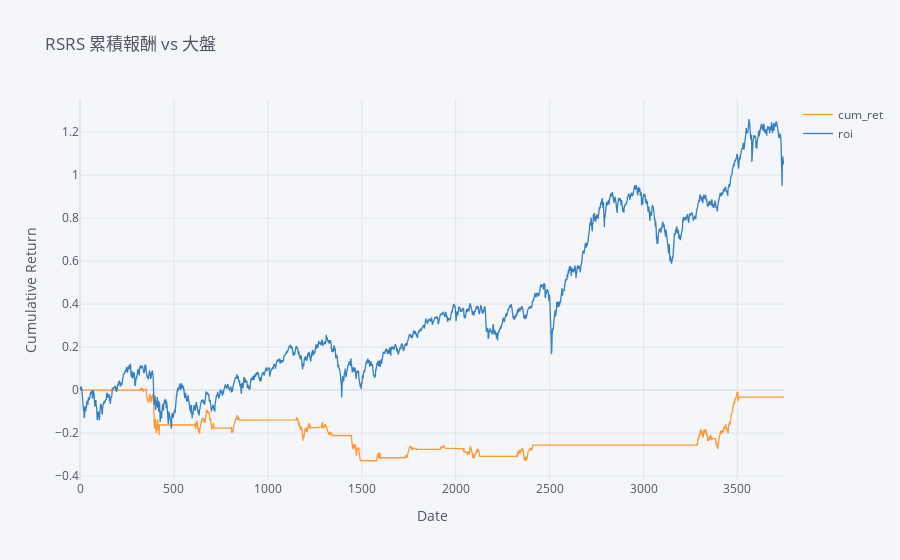

The code cell stored with this chart in its notebook:
### Code cell
df = twse
df = cal_ma_beta(df, n=18)

df['ret'] = df['close_d'].pct_change().fillna(0)
df['strategy_ret'] = df['ret'] * df['position'].shift(1).fillna(0)
df['net_asset_value'] = (1 + df['strategy_ret']).cumprod()

stats = calculate_statistics(df)
result_df = pd.DataFrame([stats])  
df['cum_ret'] = df['strategy_ret'].cumsum()
df['roi'] = df['roi'].cumsum()  # 大盤累積報酬

cumsum_df = df[["cum_ret", "roi"]]
cumsum_df.iplot(
    title="RSRS 累積報酬 vs 大盤",
    xTitle="Date",
    yTitle="Cumulative Return",
    kind="line",
    asFigure=False
)
result_df

### Figure 1 — Plotly figure (JSON) as saved in the notebook; plotly's stock layout.template omitted (floating-point values rounded to 4 significant figures; data arrays with more than 128 entries replaced by an {"elided": "..."} marker saying what was removed)
{"data": [{"line": {"color": "rgba(255, 153, 51, 1.0)", "dash": "solid", "shape": "linear", "width": 1.3}, "mode": "lines", "name": "cum_ret", "text": "", "type": "scatter", "x": {"elided": "3749 int values"}, "y": {"elided": "3749 float values"}}, {"line": {"color": "rgba(55, 128, 191, 1.0)", "dash": "solid", "shape": "linear", "width": 1.3}, "mode": "lines", "name": "roi", "text": "", "type": "scatter", "x": {"elided": "3749 int values"}, "y": {"elided": "3749 mixed values"}}], "layout": {"legend": {"bgcolor": "#F5F6F9", "font": {"color": "#4D5663"}}, "paper_bgcolor": "#F5F6F9", "plot_bgcolor": "#F5F6F9", "title": {"font": {"color": "#4D5663"}, "text": "RSRS 累積報酬 vs 大盤"}, "xaxis": {"gridcolor": "#E1E5ED", "showgrid": true, "tickfont": {"color": "#4D5663"}, "title": {"font": {"color": "#4D5663"}, "text": "Date"}, "zerolinecolor": "#E1E5ED"}, "yaxis": {"gridcolor": "#E1E5ED", "showgrid": true, "tickfont": {"color": "#4D5663"}, "title": {"font": {"color": "#4D5663"}, "text": "Cumulative Return"}, "zerolinecolor": "#E1E5ED"}}}
